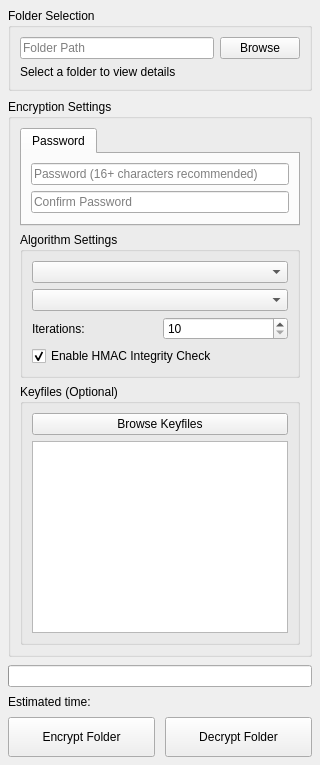
                        <widget class="QWidget" name="folderTab">
                            <attribute name="title">
                                <string>Folder Encryption</string>
                            </attribute>
                            <property name="sizePolicy">
                                <sizepolicy hsizetype="MinimumExpanding" vsizetype="MinimumExpanding">
                                    <horstretch>1</horstretch>
                                    <verstretch>1</verstretch>
                                </sizepolicy>
                            </property>
                            <layout class="QVBoxLayout" name="verticalLayout_4">
                                <property name="spacing">
                                    <number>8</number>
                                </property>
                                <property name="leftMargin">
                                    <number>8</number>
                                </property>
                                <property name="rightMargin">
                                    <number>8</number>
                                </property>
                                <property name="topMargin">
                                    <number>8</number>
                                </property>
                                <property name="bottomMargin">
                                    <number>8</number>
                                </property>
                                <item>
                                    <widget class="QGroupBox" name="folderSelectionGroup">
                                        <property name="title">
                                            <string>Folder Selection</string>
                                        </property>
                                        <layout class="QVBoxLayout" name="folderSelectionLayout">
                                            <item>
                                                <layout class="QHBoxLayout" name="horizontalLayout_7">
                                                    <item>
                                                        <widget class="QLineEdit" name="folderPathLineEdit">
                                                            <property name="placeholderText">
                                                                <string>Folder Path</string>
                                                            </property>
                                                        </widget>
                                                    </item>
                                                    <item>
                                                        <widget class="QPushButton" name="folderBrowseButton">
                                                            <property name="text">
                                                                <string>Browse</string>
                                                            </property>
                                                            <property name="icon">
                                                                <iconset theme="document-open"/>
                                                            </property>
                                                        </widget>
                                                    </item>
                                                </layout>
                                            </item>
                                            <item>
                                                <widget class="QLabel" name="folderInfoLabel">
                                                    <property name="text">
                                                        <string>Select a folder to view details</string>
                                                    </property>
                                                    <property name="wordWrap">
                                                        <bool>true</bool>
                                                    </property>
                                                </widget>
                                            </item>
                                        </layout>
                                    </widget>
                                </item>
                                <item>
                                    <widget class="QGroupBox" name="folderEncryptionGroup">
                                        <property name="title">
                                            <string>Encryption Settings</string>
                                        </property>
                                        <layout class="QVBoxLayout" name="folderEncryptionSettingsLayout">
                                            <item>
                                                <widget class="QTabWidget" name="folderSecurityTabs">
                                                    <property name="currentIndex">
                                                        <number>0</number>
                                                    </property>
                                                    <widget class="QWidget" name="folderPasswordTab">
                                                        <attribute name="title">
                                                            <string>Password</string>
                                                        </attribute>
                                                        <layout class="QVBoxLayout" name="folderPasswordLayout">
                                                            <item>
                                                                <widget class="QLineEdit" name="folderPasswordLineEdit">
                                                                    <property name="echoMode">
                                                                        <enum>QLineEdit::Password</enum>
                                                                    </property>
                                                                    <property name="placeholderText">
                                                                        <string>Password (16+ characters recommended)</string>
                                                                    </property>
                                                                    <property name="minimumHeight">
                                                                        <number>25</number>
                                                                    </property>
                                                                </widget>
                                                            </item>
                                                            <item>
                                                                <widget class="QLineEdit" name="folderConfirmPasswordLineEdit">
                                                                    <property name="echoMode">
                                                                        <enum>QLineEdit::Password</enum>
                                                                    </property>
                                                                    <property name="placeholderText">
                                                                        <string>Confirm Password</string>
                                                                    </property>
                                                                    <property name="minimumHeight">
                                                                        <number>25</number>
                                                                    </property>
                                                                </widget>
                                                            </item>
                                                        </layout>
                                                    </widget>
                                                </widget>
                                            </item>
                                            <item>
                                                <widget class="QGroupBox" name="folderAlgorithmGroup">
                                                    <property name="title">
                                                        <string>Algorithm Settings</string>
                                                    </property>
                                                    <layout class="QVBoxLayout" name="folderAlgorithmLayout">
                                                        <item>
                                                            <widget class="QComboBox" name="folderAlgorithmComboBox">
                                                                <property name="toolTip">
                                                                    <string>Select Encryption Algorithm</string>
                                                                </property>
                                                            </widget>
                                                        </item>
                                                        <item>
                                                            <widget class="QComboBox" name="folderKdfComboBox">
                                                                <property name="toolTip">
                                                                    <string>Select Key Derivation Function</string>
                                                                </property>
                                                            </widget>
                                                        </item>
                                                        <item>
                                                            <layout class="QHBoxLayout" name="folderHorizontalLayout_9">
                                                                <item>
                                                                    <widget class="QLabel" name="folderIterationsLabel">
                                                                        <property name="text">
                                                                            <string>Iterations:</string>
                                                                        </property>
                                                                    </widget>
                                                                </item>
                                                                <item>
                                                                    <widget class="QSpinBox" name="folderIterationsSpinBox">
                                                                        <property name="minimum">
                                                                            <number>10</number>
                                                                        </property>
                                                                        <property name="maximum">
                                                                            <number>1000000</number>
                                                                        </property>
                                                                        <property name="value">
                                                                            <number>10</number>
                                                                        </property>
                                                                        <property name="toolTip">
                                                                            <string>Maps to the KDF time-cost parameter. For PBKDF2 use 600,000+ (no memory-hardness). Argon2/Scrypt also use a memory cost; 10+ is reasonable.</string>
                                                                        </property>
                                                                    </widget>
                                                                </item>
                                                            </layout>
                                                        </item>
                                                        <item>
                                                            <widget class="QCheckBox" name="folderHmacCheckBox">
                                                                <property name="text">
                                                                    <string>Enable HMAC Integrity Check</string>
                                                                </property>
                                                                <property name="checked">
                                                                    <bool>true</bool>
                                                                </property>
                                                                <property name="toolTip">
                                                                    <string>Adds an HMAC over the ciphertext to detect tampering. Recommended for non-AEAD ciphers (CBC/CTR). Redundant but harmless with GCM/ChaCha20-Poly1305.</string>
                                                                </property>
                                                            </widget>
                                                        </item>
                                                    </layout>
                                                </widget>
                                            </item>
                                            <item>
                                                <widget class="QGroupBox" name="folderKeyfileGroup">
                                                    <property name="title">
                                                        <string>Keyfiles (Optional)</string>
                                                    </property>
                                                    <layout class="QVBoxLayout" name="folderKeyfileLayout">
                                                        <item>
                                                            <widget class="QPushButton" name="folderKeyfileBrowseButton">
                                                                <property name="text">
                                                                    <string>Browse Keyfiles</string>
                                                                </property>
                                                                <property name="icon">
                                                                    <iconset theme="document-open"/>
                                                                </property>
                                                            </widget>
                                                        </item>
                                                        <item>
                                                            <widget class="CustomListWidget" name="folderKeyfileListWidget"/>
                                                        </item>
                                                    </layout>
                                                </widget>
                                            </item>
                                        </layout>
                                    </widget>
                                </item>
                                <item>
                                    <widget class="QProgressBar" name="folderProgressBar">
                                        <property name="visible">
                                            <bool>false</bool>
                                        </property>
                                    </widget>
                                </item>
                                <item>
                                    <widget class="QLabel" name="folderEstimatedTimeLabel">
                                        <property name="text">
                                            <string>Estimated time: </string>
                                        </property>
                                        <property name="visible">
                                            <bool>false</bool>
                                        </property>
                                    </widget>
                                </item>
                                <item>
                                    <layout class="QHBoxLayout" name="horizontalLayout_8">
                                        <property name="spacing">
                                            <number>10</number>
                                        </property>
                                        <property name="sizeConstraint">
                                            <enum>QLayout::SetDefaultConstraint</enum>
                                        </property>
                                        <item>
                                            <widget class="QPushButton" name="folderEncryptButton">
                                                <property name="text">
                                                    <string>Encrypt Folder</string>
                                                </property>
                                                <property name="sizePolicy">
                                                    <sizepolicy hsizetype="Expanding" vsizetype="Preferred">
                                                        <horstretch>1</horstretch>
                                                        <verstretch>0</verstretch>
                                                    </sizepolicy>
                                                </property>
                                                <property name="minimumSize">
                                                    <size>
                                                        <width>120</width>
                                                        <height>40</height>
                                                    </size>
                                                </property>
                                                <property name="icon">
                                                    <iconset theme="document-encrypt"/>
                                                </property>
                                            </widget>
                                        </item>
                                        <item>
                                            <widget class="QPushButton" name="folderDecryptButton">
                                                <property name="text">
                                                    <string>Decrypt Folder</string>
                                                </property>
                                                <property name="sizePolicy">
                                                    <sizepolicy hsizetype="Expanding" vsizetype="Preferred">
                                                        <horstretch>1</horstretch>
                                                        <verstretch>0</verstretch>
                                                    </sizepolicy>
                                                </property>
                                                <property name="minimumSize">
                                                    <size>
                                                        <width>120</width>
                                                        <height>40</height>
                                                    </size>
                                                </property>
                                                <property name="icon">
                                                    <iconset theme="document-decrypt"/>
                                                </property>
                                            </widget>
                                        </item>
                                    </layout>
                                </item>
                            </layout>
                        </widget>
